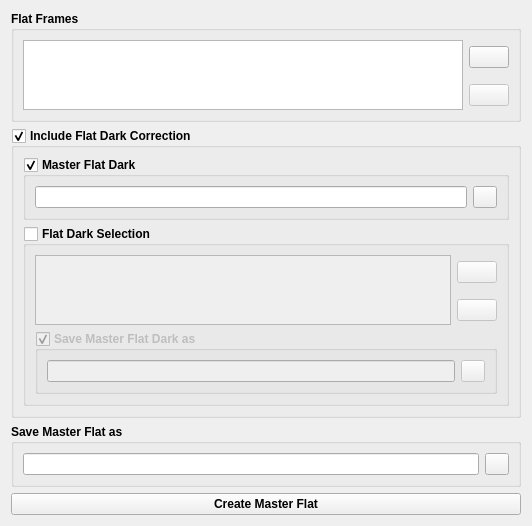
<?xml version="1.0" encoding="UTF-8"?>
<ui version="4.0">
 <class>Form</class>
 <widget class="QWidget" name="Form">
  <property name="geometry">
   <rect>
    <x>0</x>
    <y>0</y>
    <width>532</width>
    <height>510</height>
   </rect>
  </property>
  <property name="windowTitle">
   <string>Form</string>
  </property>
  <layout class="QGridLayout" name="gridLayout">
   <item row="0" column="0" colspan="2">
    <widget class="QGroupBox" name="groupBox">
     <property name="font">
      <font>
       <weight>75</weight>
       <bold>true</bold>
      </font>
     </property>
     <property name="title">
      <string>Flat Frames</string>
     </property>
     <layout class="QGridLayout" name="gridLayout_2">
      <item row="0" column="0" rowspan="2">
       <widget class="QListWidget" name="listWidgetFlatFrames">
        <property name="alternatingRowColors">
         <bool>true</bool>
        </property>
        <property name="selectionMode">
         <enum>QAbstractItemView::MultiSelection</enum>
        </property>
       </widget>
      </item>
      <item row="0" column="1">
       <widget class="QPushButton" name="btnAddFlatFrames">
        <property name="text">
         <string/>
        </property>
        <property name="icon">
         <iconset resource="../VSOP.qrc">
          <normaloff>:/images/BMP_BtnAdd_32.bmp</normaloff>:/images/BMP_BtnAdd_32.bmp</iconset>
        </property>
       </widget>
      </item>
      <item row="1" column="1">
       <widget class="QPushButton" name="btnRemoveFlatFrames">
        <property name="enabled">
         <bool>false</bool>
        </property>
        <property name="text">
         <string/>
        </property>
        <property name="icon">
         <iconset resource="../VSOP.qrc">
          <normaloff>:/images/BMP_BtnRemove_32.bmp</normaloff>:/images/BMP_BtnRemove_32.bmp</iconset>
        </property>
       </widget>
      </item>
     </layout>
    </widget>
   </item>
   <item row="1" column="0" colspan="2">
    <widget class="QGroupBox" name="groupBoxFlatDark">
     <property name="enabled">
      <bool>true</bool>
     </property>
     <property name="font">
      <font>
       <weight>75</weight>
       <bold>true</bold>
      </font>
     </property>
     <property name="title">
      <string>Include Flat Dark Correction</string>
     </property>
     <property name="checkable">
      <bool>true</bool>
     </property>
     <layout class="QGridLayout" name="gridLayout_3">
      <item row="2" column="0">
       <widget class="QGroupBox" name="groupBoxDarkFrames">
        <property name="title">
         <string>Flat Dark Selection</string>
        </property>
        <property name="checkable">
         <bool>true</bool>
        </property>
        <property name="checked">
         <bool>false</bool>
        </property>
        <layout class="QGridLayout" name="gridLayout_6">
         <item row="0" column="0" rowspan="2">
          <widget class="QListWidget" name="listWidgetDarkFrames"/>
         </item>
         <item row="1" column="1">
          <widget class="QPushButton" name="btnRemoveDarkFrames">
           <property name="enabled">
            <bool>false</bool>
           </property>
           <property name="text">
            <string/>
           </property>
           <property name="icon">
            <iconset resource="../VSOP.qrc">
             <normaloff>:/images/BMP_BtnRemove_32.bmp</normaloff>:/images/BMP_BtnRemove_32.bmp</iconset>
           </property>
          </widget>
         </item>
         <item row="0" column="1">
          <widget class="QPushButton" name="btnAddDarkFrames">
           <property name="text">
            <string/>
           </property>
           <property name="icon">
            <iconset resource="../VSOP.qrc">
             <normaloff>:/images/BMP_BtnAdd_32.bmp</normaloff>:/images/BMP_BtnAdd_32.bmp</iconset>
           </property>
          </widget>
         </item>
         <item row="2" column="0" colspan="2">
          <widget class="QGroupBox" name="groupBoxMasterDarkSaveAs">
           <property name="sizePolicy">
            <sizepolicy hsizetype="Preferred" vsizetype="Fixed">
             <horstretch>0</horstretch>
             <verstretch>0</verstretch>
            </sizepolicy>
           </property>
           <property name="title">
            <string>Save Master Flat Dark as</string>
           </property>
           <property name="checkable">
            <bool>true</bool>
           </property>
           <layout class="QGridLayout" name="gridLayout_7">
            <item row="0" column="1">
             <widget class="QPushButton" name="btnSaveDarkAs">
              <property name="sizePolicy">
               <sizepolicy hsizetype="Fixed" vsizetype="Fixed">
                <horstretch>0</horstretch>
                <verstretch>0</verstretch>
               </sizepolicy>
              </property>
              <property name="maximumSize">
               <size>
                <width>24</width>
                <height>24</height>
               </size>
              </property>
              <property name="text">
               <string/>
              </property>
              <property name="icon">
               <iconset resource="../VSOP.qrc">
                <normaloff>:/images/saveAs.png</normaloff>:/images/saveAs.png</iconset>
              </property>
             </widget>
            </item>
            <item row="0" column="0">
             <widget class="QLineEdit" name="lineEditDarkSaveAs"/>
            </item>
           </layout>
          </widget>
         </item>
        </layout>
       </widget>
      </item>
      <item row="1" column="0">
       <widget class="QGroupBox" name="groupBoxMasterDark">
        <property name="sizePolicy">
         <sizepolicy hsizetype="Preferred" vsizetype="Fixed">
          <horstretch>0</horstretch>
          <verstretch>0</verstretch>
         </sizepolicy>
        </property>
        <property name="title">
         <string>Master Flat Dark</string>
        </property>
        <property name="flat">
         <bool>false</bool>
        </property>
        <property name="checkable">
         <bool>true</bool>
        </property>
        <property name="checked">
         <bool>true</bool>
        </property>
        <layout class="QGridLayout" name="gridLayout_5">
         <item row="0" column="1">
          <widget class="QLineEdit" name="lineEditFlatDarkName">
           <property name="enabled">
            <bool>true</bool>
           </property>
           <property name="frame">
            <bool>true</bool>
           </property>
           <property name="readOnly">
            <bool>true</bool>
           </property>
          </widget>
         </item>
         <item row="0" column="2">
          <widget class="QPushButton" name="btnSelectMasterDarkName">
           <property name="sizePolicy">
            <sizepolicy hsizetype="Fixed" vsizetype="Fixed">
             <horstretch>0</horstretch>
             <verstretch>0</verstretch>
            </sizepolicy>
           </property>
           <property name="maximumSize">
            <size>
             <width>24</width>
             <height>24</height>
            </size>
           </property>
           <property name="text">
            <string/>
           </property>
           <property name="icon">
            <iconset resource="../VSOP.qrc">
             <normaloff>:/images/open.png</normaloff>:/images/open.png</iconset>
           </property>
          </widget>
         </item>
        </layout>
       </widget>
      </item>
     </layout>
    </widget>
   </item>
   <item row="2" column="0" colspan="2">
    <widget class="QGroupBox" name="groupBox_3">
     <property name="sizePolicy">
      <sizepolicy hsizetype="Preferred" vsizetype="Fixed">
       <horstretch>0</horstretch>
       <verstretch>0</verstretch>
      </sizepolicy>
     </property>
     <property name="font">
      <font>
       <weight>75</weight>
       <italic>false</italic>
       <bold>true</bold>
      </font>
     </property>
     <property name="title">
      <string>Save Master Flat as</string>
     </property>
     <layout class="QGridLayout" name="gridLayout_4">
      <item row="0" column="0">
       <widget class="QLineEdit" name="leMasterFlatName">
        <property name="enabled">
         <bool>true</bool>
        </property>
        <property name="readOnly">
         <bool>true</bool>
        </property>
       </widget>
      </item>
      <item row="0" column="1">
       <widget class="QPushButton" name="btnSaveAs">
        <property name="sizePolicy">
         <sizepolicy hsizetype="Fixed" vsizetype="Fixed">
          <horstretch>0</horstretch>
          <verstretch>0</verstretch>
         </sizepolicy>
        </property>
        <property name="maximumSize">
         <size>
          <width>24</width>
          <height>24</height>
         </size>
        </property>
        <property name="text">
         <string/>
        </property>
        <property name="icon">
         <iconset resource="../VSOP.qrc">
          <normaloff>:/images/saveAs.png</normaloff>:/images/saveAs.png</iconset>
        </property>
       </widget>
      </item>
     </layout>
    </widget>
   </item>
   <item row="3" column="0" colspan="2">
    <widget class="QPushButton" name="btnCreate">
     <property name="font">
      <font>
       <weight>75</weight>
       <bold>true</bold>
      </font>
     </property>
     <property name="text">
      <string>Create Master Flat</string>
     </property>
    </widget>
   </item>
  </layout>
 </widget>
 <resources>
  <include location="../VSOP.qrc"/>
 </resources>
 <connections/>
</ui>
